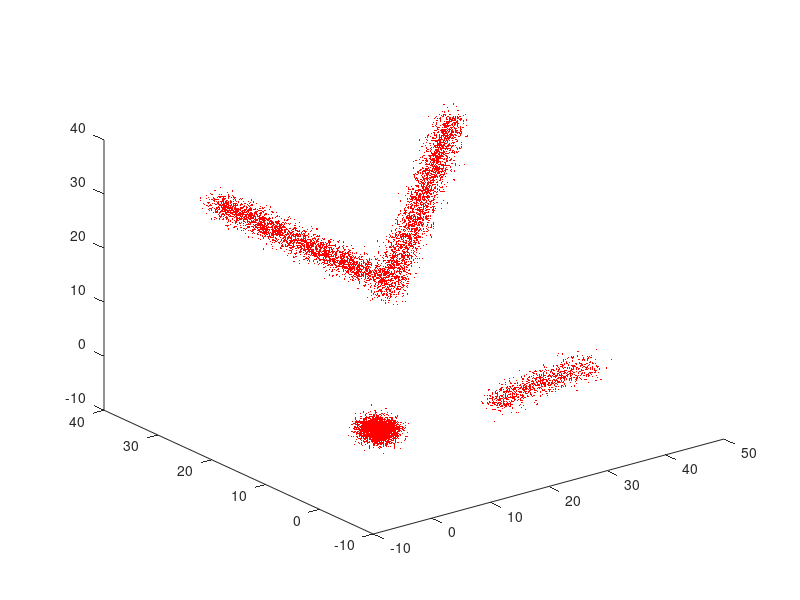

Write MATLAB code to recreate this figure.
mu = zeros(3,1);
DATA.Coordinate = zeros(200000 , 3);
DATA.Time = reshape(ones(1000,1)*(1:200),200000,1);
for time = 1 : 20
    for i = 1 : 60
        x = (21-time)*sin(i*pi/30)+21-time;
        y = (21-time)*cos(i*pi/30)+21-time;
        z = 21-time;
        mu(:,i+(time-1)*200) = [x y z];
    end;
    for j = 1 : 60
        x = j/2+15;
        y = j/3+15;
        z = j/4+15;
    mu(:,60+j+(time-1)*200) = [x y z];
    end
    for k = 1 : 60
        x = sin(k);
        y = k/2;
        z = 30;
        mu(:,120+k+(time-1)*200) = [x y z];
    end
    for i = 1 : 20
        x = i+time;
        y = sqrt(i);
        z = 0;
        mu(:,180+i+(time-1)*200) = [x y z];
    end
end
mu = mu';

for i = 1 : 4000
    MU = mu(i,:) ;
    SIGMA = [1 0 0 ; 0 1 0 ; 0 0 1] ;
    DATA.Coordinate( (i*50 - 49): (i*50), :) = mvnrnd(MU,SIGMA,50);
end
for i = 1:20
    index = (i-1)*10000 + randperm(10000);
    ind_old = ((i-1)*10000+1):(i*10000);
    DATA.Coordinate(ind_old , :) = DATA.Coordinate(index , :);
end
for i = 1 : 20
    plot3(DATA.Coordinate(10000*(i-1)+1:10000*i,1),DATA.Coordinate(10000*(i-1)+1:10000*i,2),DATA.Coordinate(10000*(i-1)+1:10000*i,3),'r.','MarkerSize',0.5);
    pause(1);
end

